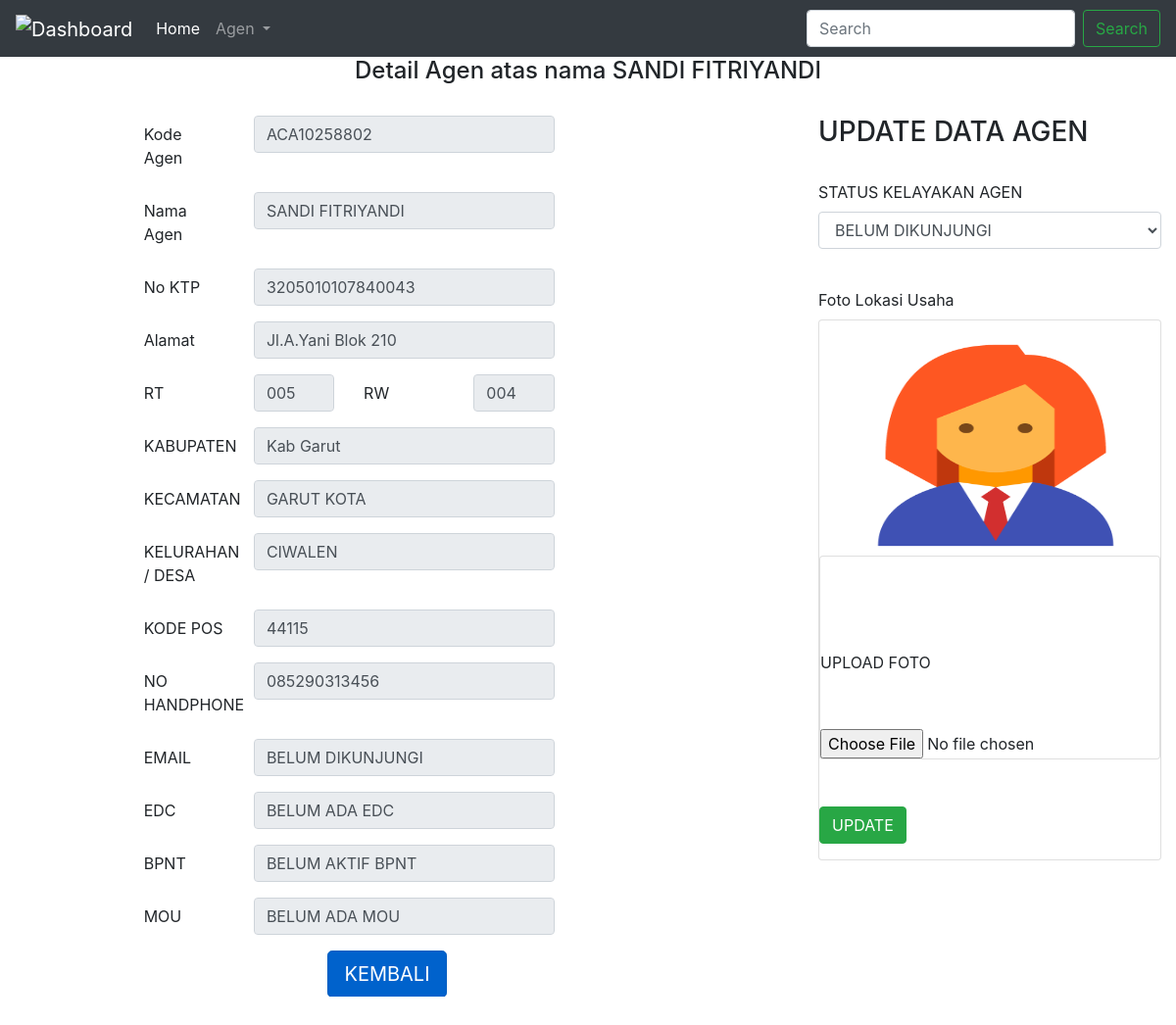
Screenshot of /detailagen.php?id=ACA10258802 with the database file from the repository.
### tables this page shows
CREATE TABLE `agen` (
  `kode_agen` varchar(15) NOT NULL,
  `nama_agen` varchar(30) NOT NULL,
  `no_ktp` text NOT NULL,
  `alamat` varchar(50) NOT NULL,
  `rt_rw` varchar(10) NOT NULL,
  `kabupaten` varchar(20) NOT NULL,
  `kecamatan` varchar(20) NOT NULL,
  `kelurahan` varchar(20) NOT NULL,
  `kode_pos` int(11) NOT NULL,
  `no_handphone` text NOT NULL,
  `email` varchar(30) NOT NULL,
  `edc` tinyint(1) NOT NULL,
  `bpnt` tinyint(1) NOT NULL,
  `mou` tinyint(1) NOT NULL,
  `foto` varchar(200) NOT NULL,
  `kelayakan` varchar(50) NOT NULL
);

### detailagen.php (the view, shortened to what this page needs)
<!DOCTYPE html>
<html>
<head>
    <link rel="stylesheet" href="css\bootstrap.min.css">
    <link rel="stylesheet" type="text/css" href="css\stylelucky.css">
</head>
<body>
    <nav class="navbar navbar-expand-lg navbar-dark bg-dark">
      <a class="navbar-brand" href="#">
        <img src="img/icon1.png" widht="30" height="30" alt="Dashboard">
      </a>
      <div class="collapse navbar-collapse" id="navbarSupportedContent">
        <ul class="navbar-nav mr-auto">
          <li class="nav-item active">
            <a class="nav-link" href="index.php">Home <span class="sr-only">(current)</span></a>
          </li>
          <li class="nav-item dropdown">
            <a class="nav-link dropdown-toggle" href="#" id="navbarDropdown" role="button" data-toggle="dropdown" aria-haspopup="true" aria-expanded="false">
              Agen
            </a>
          </li>
        </ul>
        <form class="form-inline my-2 my-lg-0">
          <input class="form-control mr-sm-2" type="search" placeholder="Search" aria-label="Search">
          <button class="btn btn-outline-success my-2 my-sm-0" type="submit">Search</button>
        </form>
      </div>
    </nav>
<div class="container text-center">
  <?php
	include 'config.php';
	$id=$_GET['id'];
	$data = mysqli_query($koneksi,"select * from agen where kode_agen='$id'");
	while ($d=mysqli_fetch_array($data)){
		?>
	<h4>Detail Agen atas nama <?php echo $d['nama_agen'];?></h3>
    </div>
  <div class="row">
    <div class="col-sm-8">
<form>
  <div class="form-group row offset-sm-2">
    <label for="KodeAgen" class="col-sm-2 col-form-label">Kode Agen</label>
    <div class="col-sm-6">
      <input type="text" class="form-control" id="KodeAgen" value="<?php echo $d['kode_agen'];?> " readonly>
    </div>
  </div>
  <div class="form-group row offset-sm-2">
    <label for="NamaAgen" class="col-sm-2 col-form-label">Nama Agen</label>
    <div class="col-sm-6">
      <input type="text" class="form-control" id="NamaAgen" value="<?php echo $d['nama_agen'];?>" readonly="">
    </div>
  </div>
   <div class="form-group row offset-sm-2">
    <label for="NamaAgen" class="col-sm-2 col-form-label">No KTP</label>
    <div class="col-sm-6">
      <input type="text" class="form-control" id="NoKTP" value="<?php echo $d['no_ktp'];?>" readonly="">
    </div>
  </div>
   <div class="form-group row offset-sm-2">
    <label for="NamaAgen" class="col-sm-2 col-form-label">Alamat</label>
    <div class="col-sm-6">
      <input type="text" class="form-control" id="Alamat" value="<?php echo $d['alamat'];?>" readonly="">
    </div>
  </div>
   <div class="form-group row offset-sm-2">
    <label for="NamaAgen" class="col-sm-2 col-form-label">RT</label>
    <div class="col-sm-2">
      <input type="text" class="form-control" id="RtRw" value="<?php $rtrw = explode ("/",$d['rt_rw'],2); echo $rtrw[0]?>" readonly="">
    </div>
    <label for="NamaAgen" class="col-sm-2 col-form-label">RW</label>
    <div class="col-sm-2">
      <input type="text" class="form-control" id="RtRw" value="<?php echo $rtrw[1];?>" readonly="">
    </div>
  </div>
   <div class="form-group row offset-sm-2">
    <label for="NamaAgen" class="col-sm-2 col-form-label">KABUPATEN</label>
    <div class="col-sm-6">
      <input type="text" class="form-control" id="Provinsi" value="<?php echo $d['kabupaten'];?>" readonly="">
    </div>
  </div>
   <div class="form-group row offset-sm-2">
    <label for="NamaAgen" class="col-sm-2 col-form-label">KECAMATAN</label>
    <div class="col-sm-6">
      <input type="text" class="form-control" id="Kecamatan" value="<?php echo $d['kecamatan'];?>" readonly="">
    </div>
  </div>
   <div class="form-group row offset-sm-2">
    <label for="NamaAgen" class="col-sm-2 col-form-label">KELURAHAN / DESA</label>
    <div class="col-sm-6">
      <input type="text" class="form-control" id="Kelurahan" value="<?php echo $d['kelurahan'];?>" readonly="">
    </div>
  </div>
   <div class="form-group row offset-sm-2">
    <label for="NamaAgen" class="col-sm-2 col-form-label">KODE POS</label>
    <div class="col-sm-6">
      <input type="text" class="form-control" id="KodePos" value="<?php echo $d['kode_pos'];?>" readonly="">
    </div>
  </div>
   <div class="form-group row offset-sm-2">
    <label for="NamaAgen" class="col-sm-2 col-form-label">NO HANDPHONE</label>
    <div class="col-sm-6">
      <input type="text" class="form-control" id="NoHandphone" value="<?php echo $d['no_handphone'];?>" readonly="">
    </div>
  </div>
   <div class="form-group row offset-sm-2">
    <label for="NamaAgen" class="col-sm-2 col-form-label">EMAIL</label>
    <div class="col-sm-6">
      <input type="text" class="form-control" id="Email" value="<?php echo $d['kelayakan'];?>" readonly="">
    </div>
  </div>
   <div class="form-group row offset-sm-2">
    <label for="EDC" class="col-sm-2 col-form-label">EDC</label>
    <div class="col-sm-6">
      <input type="text" class="form-control" id="EDC" value="<?php
     if ($d['edc']) {
  		$edc = "SUDAH ADA EDC";
  		echo $edc;
		}
		else {
    	$edc = "BELUM ADA EDC";
    	echo $edc;
		}
		?>"
		readonly="">
    </div>
  </div>
   <div class="form-group row offset-sm-2">
    <label for="BPNT" class="col-sm-2 col-form-label">BPNT</label>
    <div class="col-sm-6">
      <input type="text" class="form-control" id="BPNT" value="<?php
     	if ($d['edc']) {
  		$edc = "SUDAH AKTIF BPNT";
  		echo $edc;
		}
		else {
    	$edc = "BELUM AKTIF BPNT";
    	echo $edc;
		}
		?>"
		readonly="">
    </div>
  </div>
   <div class="form-group row offset-sm-2">
    <label for="MOU" class="col-sm-2 col-form-label">MOU</label>
    <div class="col-sm-6">
      <input type="text" class="form-control" id="MOU" value="<?php
     	if ($d['edc']) {
  		$edc = "SUDAH ADA MOU";
  		echo $edc;
		}
		else {
    	$edc = "BELUM ADA MOU";
    	echo $edc;
		}
		?>"
		readonly="">
    </div>
  </div>
</form>
<div class="container text-center">
<a href="index.php" class="btn btn-primary btn-lg active" role="button" aria-pressed="true">KEMBALI</a>
</div>
</div>
<div class="col-sm-4">
  <div class="container">
    <h3>UPDATE DATA AGEN</h3>
  <form method="post" action="upload.php?id=<?php echo $d['kode_agen'];?>" enctype="multipart/form-data">
  <div class="form-group">
    <label for="kelayakan">STATUS KELAYAKAN AGEN</label>
    <select class="form-control" name="kelayakan" >
      <?php
      if ($d['kelayakan']== "BELUM DIKUNJUNGI") {
        ?>
      <option value="BELUM DIKUNJUNGI" selected>BELUM DIKUNJUNGI</option>
      <?php
      }
      ?>
    </select>
  </div>
  <label for="kelayakan">Foto Lokasi Usaha</label>
  <div class = "card">
  <img src = "img\<?php echo $d['foto']?>" alt=" ----FOTO LOKASI BELUM ADA---- " width="360px" height="240px">
  <div class = "card">
  <label for="kelayakan">UPLOAD FOTO</label>
  <input type="file"name="foto">
  </div>
  <div class="form-group">
    <input type="submit" class="btn btn-success" name="foto" rows="3" value="UPDATE"></textarea>
  </div>
</form>
</div>
</div>
</div>
	<?php
	}
	?>
</body>
</html>

### css/stylelucky.css (style rules this page uses)
html { position: relative; }
body { margin-bottom: 100px; }

### rows the page displays
agen: nama_agen "SANDI FITRIYANDI", kode_agen "ACA10258802", no_ktp "3205010107840043", alamat "Jl.A.Yani Blok 210", rt_rw "005", rt_rw "004", kabupaten "Kab Garut", kecamatan "GARUT KOTA", kelurahan "CIWALEN", kode_pos "44115", no_handphone "085290313456", kelayakan "BELUM DIKUNJUNGI", edc "BELUM ADA EDC", edc "BELUM AKTIF BPNT", edc "BELUM ADA MOU", foto (picture)
